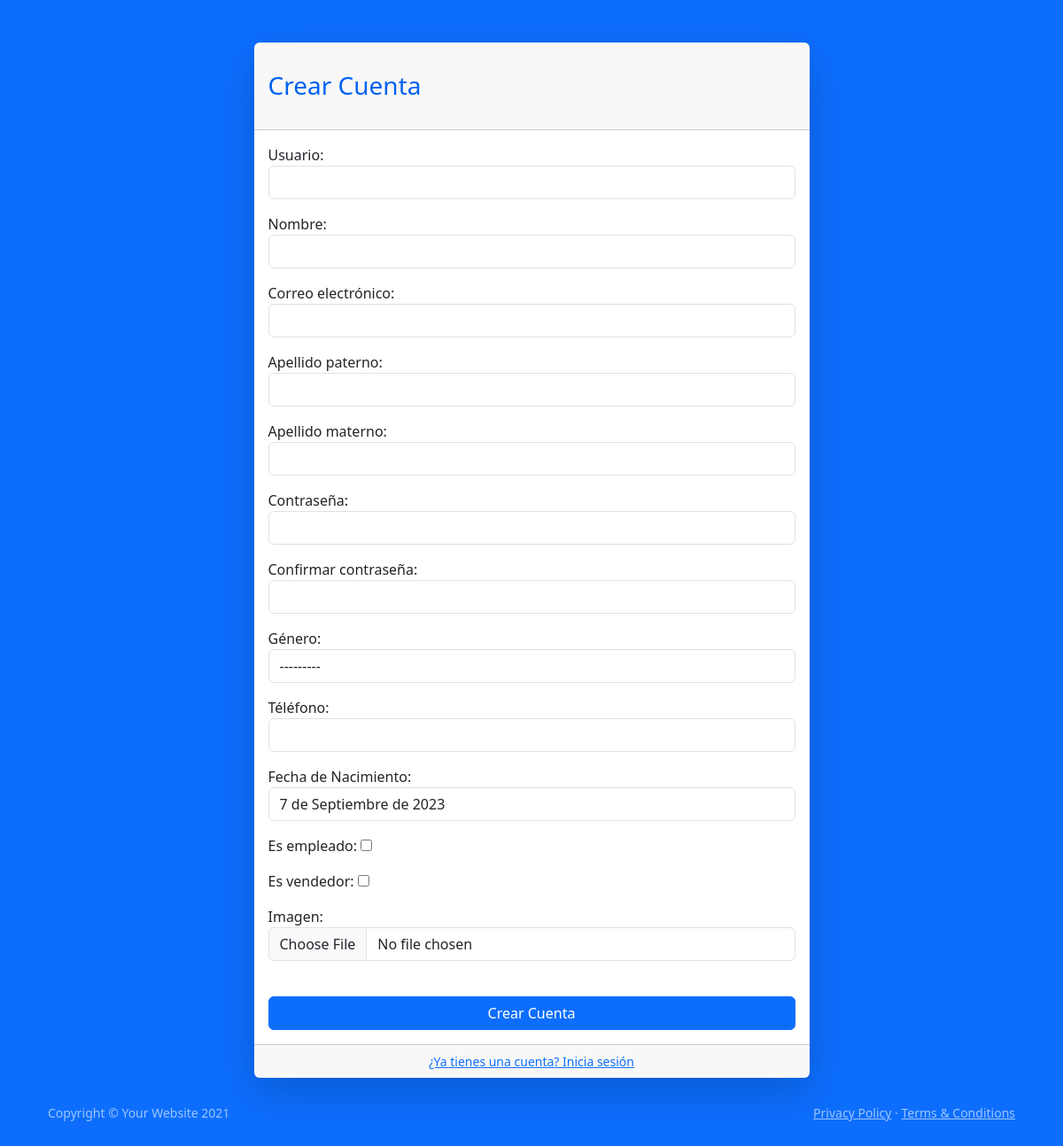
The page /registro/ (signed in) on the database as committed earlier.
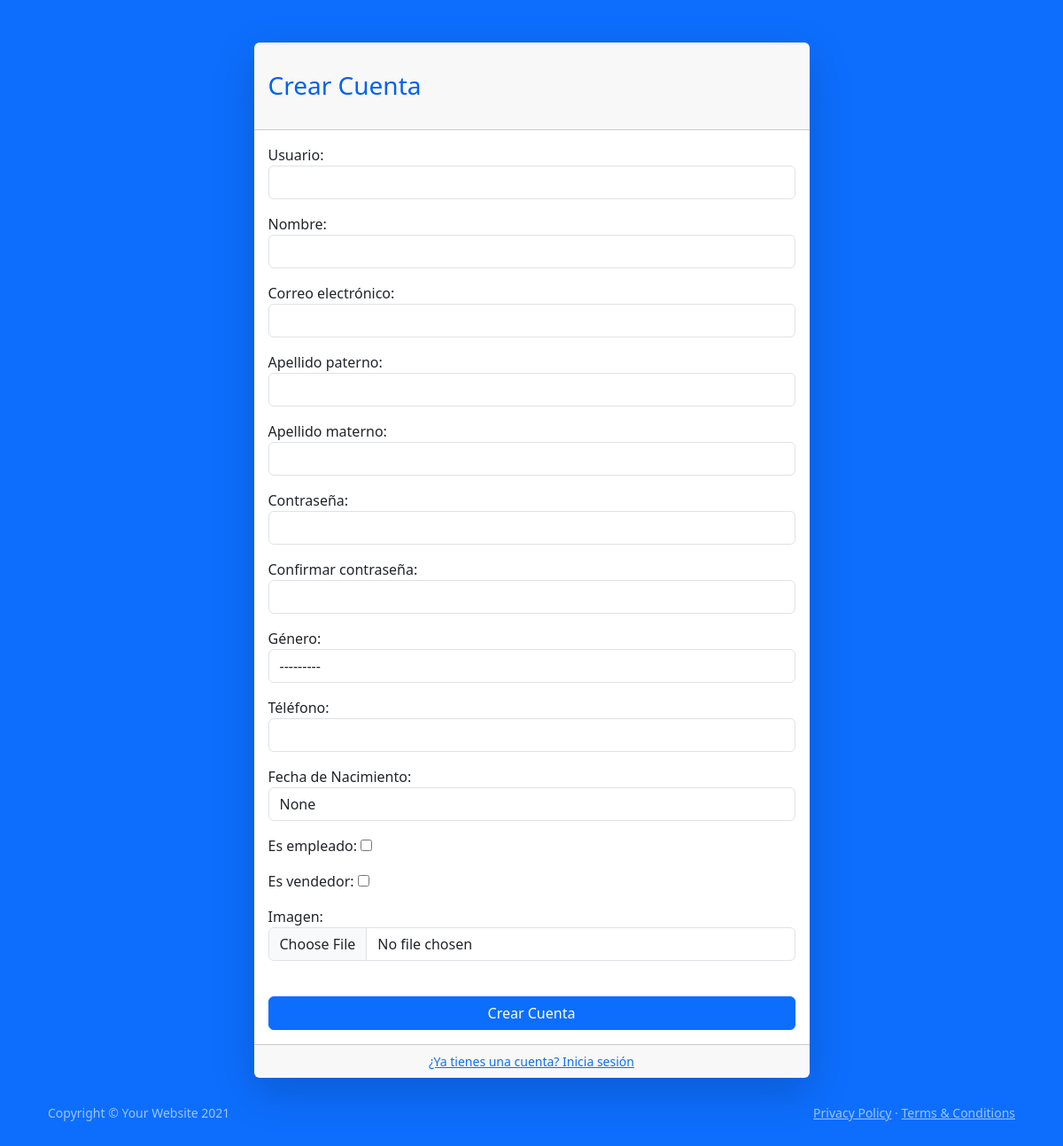
The same page on the database as committed later.
### ventas_app/models.py (models this page shows)
class Usuario(AbstractBaseUser, PermissionsMixin):
    GENDER_CHOICES = [
        ('masculino', 'Masculino'),
        ('femenino', 'Femenino'),
        ('otro', 'Otro'),
    ]
    user_name=models.CharField(("Usuario"),max_length=50,unique=True)
    nombre = models.CharField(max_length=30, blank=True)
    apellido_paterno=models.CharField(max_length=30, blank=True)
    apellido_materno=models.CharField(max_length=30, blank=True)
    email = models.EmailField(("Correo"),unique=True)
    password = models.CharField(("Contraseña"), max_length=128)
    password1 = models.CharField(("Nueva contraseña"), max_length=128)
    password2 = models.CharField(("Confirmar contraseña"), max_length=128)
    gender = models.CharField(("género"),max_length=9, choices=GENDER_CHOICES, blank=True)
    phone = models.CharField(("Téléfono"),max_length=10, blank=True)
    birth_date = models.DateField(("Fecha de Nacimiento"),null=True, blank=True)
    image = models.ImageField(("Imagen"), upload_to='profile_pics', blank=True)
    is_active = models.BooleanField(("está activo"),default=True)
    is_staff = models.BooleanField(("es trabajador"),default=False)
    es_vendedor = models.BooleanField(("es vendedor"),default=False)
    is_superuser = models.BooleanField(("es superusuario"),default=False)
    objects = UsuarioManager()
    USERNAME_FIELD = 'user_name'
    REQUIRED_FIELDS = ['email']

### ventas_app/views.py (the view)
# urls.py: path('registro/', views.registro_view, name='registro'),
def registro_view(request):
    if request.method == 'POST':
        form = PerfilForm(request.POST)
        if form.is_valid():
            password = form.cleaned_data['password']
            password2 = form.cleaned_data['password2']
            if password == password2:
                hashed_password = make_password(password)
                usuario = form.save(commit=False)
                usuario.password = hashed_password
                image_form = ProfileImageForm(request.POST, request.FILES)
                if image_form.is_valid():
                    usuario.image = image_form.cleaned_data['image']
                usuario.save()
                return redirect('login')  # Cambiar por la URL a la que se redireccionará después del registro exitoso
            else:
                form.add_error('password2', 'Las contraseñas no coinciden')
    else:
        form = PerfilForm()
        image_form = ProfileImageForm()
    return render(request, 'auth-register-basic.html', {'form': form, 'image_form': image_form})

### ventas_app/forms.py
class ProfileImageForm(forms.ModelForm):
    class Meta:
        model = Usuario
        fields = ['image']

### ventas_app/templates/auth-register-basic.html (shortened to what the changed rows need)
{% load static %}
<!DOCTYPE html>
<html lang="es">
<head>
    <link href="{% static '/css/styles.css' %}" rel="stylesheet" />
    <link rel="stylesheet" href="https://code.jquery.com/ui/1.12.1/themes/base/jquery-ui.css">
    <link href="https://cdn.jsdelivr.net/npm/bootstrap@5.3.1/dist/css/bootstrap.min.css" rel="stylesheet"
>
</head>
<body class="bg-primary">
    <div id="layoutAuthentication">
        <div id="layoutAuthentication_content">
            <main>
                <div class="container-xl px-4">
                    <div class="row justify-content-center">
                        <div class="col-lg-7">
                            <div class="card shadow-lg border-0 rounded-lg mt-5">
                                <div class="card-body">
                                       <form method="post" class="form-signin" enctype="multipart/form-data">
                                        <p>
                                                <label for="id_birth_date">Fecha de Nacimiento:</label>
                                                <input type="text" name="birth_date" value="{{user.birth_date}}" class="form-control"
                                                  id="inputBirthday">
                                        </p>
                                    </form>
                                </div>
                            </div>
                        </div>
                    </div>
                </div>
            </main>
        </div>
    </div>
</body>
</html>

Rows that differ between the two databases and show on the page:
changed Usuario: birth_date "7 de Septiembre de 2023" → "None"
